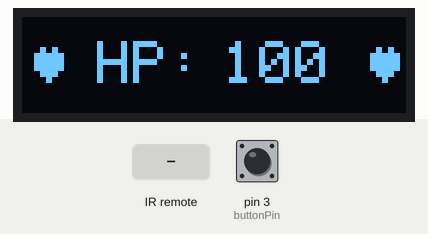
This sketch was run on a simulated Arduino Uno, built with avr-gcc and run on an emulated ATmega328P. Shown: 128×32 one-colour display. Inputs (shaded band) come from the test bench; at power-on: pin 3 (buttonPin) HIGH. What the sketch prints to the serial monitor is not drawn.

Above: at 3.2 s.
3.3 s: pin 3 (buttonPin) pulled LOW for 0.15 s
At 3.43 s:
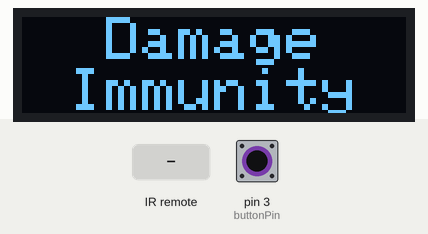
4.9 s: infrared code 0xF5A9B8 received
At 6.0 s:
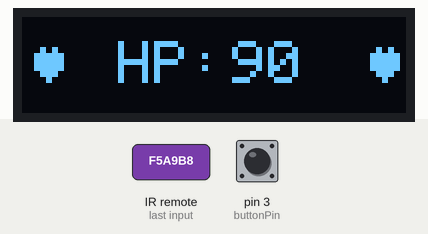
6.4 s: pin 3 (buttonPin) pulled LOW for 3.2 s
At 7.0 s:
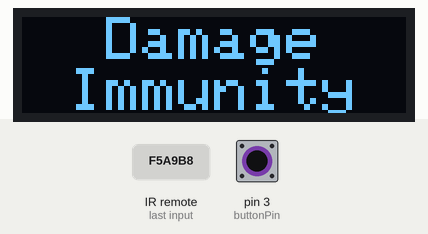
Timing chart, 0 to 9.4 s (numbered marks = the images above; inputs shaded):
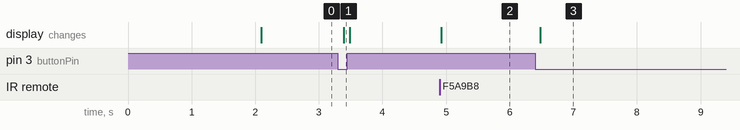

The sketch:

irGame.ino
```cpp
#include <SPI.h>
#include <Wire.h>
#include <Adafruit_GFX.h>
#include <Adafruit_SSD1306.h>
#include <IRremote.h>
#include <avr/sleep.h>

#define ACTIVATED LOW
const int buttonPin = 3;
int buttonState = 0;
#define IR_RECEIVE_PIN 8
#define IR_SEND_PIN 6

#define TIMEOUT 60000

#define SCREEN_WIDTH 128
#define SCREEN_HEIGHT 32
#define SCREEN_ADDRESS 0x3C
#define OLED_RESET -1
Adafruit_SSD1306 display(SCREEN_WIDTH, SCREEN_HEIGHT, &Wire, OLED_RESET);

uint32_t regenCode = 0x55CDFC;
uint32_t hitCode = 0xF5A9B8;
uint32_t reviveCode = 0xFFFFFF;
uint8_t len = 32;

int hp = 100;
bool gameOver = false;
int32_t lastReceiveTime = 0;
int32_t gameOverStartTime = 0;
int32_t wakeUpDelay = 0;
const int32_t receiveDelay = 250;

void updateDisplay() {
  display.clearDisplay();
  display.setTextSize(1);

  int heartWidth = 8;
  int heartSpacing = SCREEN_WIDTH - heartWidth * 2 - 4;
  int heartY = (SCREEN_HEIGHT - 16) / 2;
  display.setCursor(4, heartY);
  display.setTextSize(2);
  display.write(0x03);
  display.setCursor(SCREEN_WIDTH - 12, heartY);
  display.write(0x03);

  display.setTextSize(2);
  int16_t x, y;
  uint16_t w, h;
  display.getTextBounds("HP:", 0, 0, &x, &y, &w, &h);

  int digitLength = strlen(String(hp).c_str());
  int valueWidth = digitLength * 14;
  int hpTextX = (heartSpacing - w - valueWidth) / 2 + heartWidth + 2;
  int hpValueX = hpTextX + w;

  if (digitLength == 2) {
    hpValueX += 2;
  } else if (digitLength == 3) {
    hpValueX += 6;
  }

  display.setCursor(hpTextX, (SCREEN_HEIGHT - h) / 2);
  display.print("HP:");
  display.setCursor(hpValueX, (SCREEN_HEIGHT - h) / 2);
  display.print(hp);
  display.display();
}

void setup() {
  Serial.begin(9600);
  Serial.print("Check out the GitHub to view updates or contribute!\nhttps://github.com/jbohack/DEFCON-Infrared-Game\n");

  display.begin(SSD1306_SWITCHCAPVCC, SCREEN_ADDRESS);
  display.setTextColor(WHITE);

  display.clearDisplay();
  display.setTextSize(2);

  const char versionText[] = "V1.5";
  int16_t versionWidth = strlen(versionText) * 12;
  int16_t versionX = (SCREEN_WIDTH - versionWidth) / 2;
  int16_t versionY = 4;
  display.setCursor(versionX, versionY);
  display.print(versionText);

  display.setTextSize(1);
  const char githubText[] = "github.com/jbohack";
  int16_t githubWidth = strlen(githubText) * 6;
  int16_t githubX = (SCREEN_WIDTH - githubWidth) / 2;
  int16_t githubY = (SCREEN_HEIGHT - 8) / 2 + 12;
  display.setCursor(githubX, githubY);
  display.print(githubText);

  display.display();
  delay(2000);
  updateDisplay();

  IrReceiver.begin(IR_RECEIVE_PIN);
  IrSender.begin(IR_SEND_PIN);
  pinMode(buttonPin, INPUT_PULLUP);
}

void loop() {
  buttonState = digitalRead(buttonPin);
  if (buttonState == ACTIVATED) {
    lastReceiveTime = millis();
    if (millis() - wakeUpDelay >= 1000) {
      IrSender.sendNECMSB(hitCode, len);
      int32_t delayStart = millis();
      while (millis() - delayStart < 10) {
        displayInvulnerable();
      }
    }
  } else {
    if (millis() - lastReceiveTime < TIMEOUT) {
      updateDisplay();
    }
  }

  if (IrReceiver.decode()) {
    uint32_t decodedData = IrReceiver.decodedIRData.decodedRawData;
    int32_t currentTime = millis();
    //Serial.println(decodedData);
    if (decodedData == 496348928 && buttonState != ACTIVATED && hp > 0 &&
        currentTime - lastReceiveTime >= receiveDelay) {
      hp -= 10;
      updateDisplay();
      lastReceiveTime = currentTime;
    } else if (decodedData == 1068739072 && hp > 0 &&
        currentTime - lastReceiveTime >= receiveDelay) {
      hp = 100;
      updateDisplay();
      lastReceiveTime = currentTime;
    }
    IrReceiver.resume();
  }

  if (hp <= 0 && !gameOver) {
    gameOver = true;
    gameOverStartTime = millis();
    displayGameOver();
  }

  if (millis() - lastReceiveTime > TIMEOUT) {
    display.ssd1306_command(SSD1306_DISPLAYOFF);
    set_sleep_mode(SLEEP_MODE_PWR_SAVE);
    sleep_enable();
    wakeUpDelay = millis();
    sleep_mode();
  } else {
    display.ssd1306_command(SSD1306_DISPLAYON);
  }
}

void displayInvulnerable() {
  int16_t x, y;
  uint16_t w, h;
  display.clearDisplay();
  display.setTextSize(2);
  display.getTextBounds("Damage", 0, 0, &x, &y, &w, &h);
  display.setCursor((SCREEN_WIDTH - w)/2, (SCREEN_HEIGHT - h)/2 - h + 8);
  display.println("Damage");
  display.getTextBounds("Immunity", 0, 0, &x, &y, &w, &h);
  display.setCursor((SCREEN_WIDTH - w)/2, (SCREEN_HEIGHT - h)/2 + 9);
  display.println("Immunity");
  display.display();
}

void displayGameOver() {
  static int32_t lastBlinkTime = 0;
  static bool displayText = true;
  int16_t x, y;
  uint16_t w, h;
  while (gameOver) {
    uint32_t decodedData = 0;
    if (IrReceiver.decode()) {
      decodedData = IrReceiver.decodedIRData.decodedRawData;
      //Serial.println(decodedData);
      IrReceiver.resume();
    }
    if (millis() - lastBlinkTime > 500) {
      lastBlinkTime = millis();
      display.clearDisplay();
      if (displayText) {
        display.setTextSize(2);
        display.getTextBounds("GAME OVER", 0, 0, &x, &y, &w, &h);
        display.setCursor((SCREEN_WIDTH - w) / 2, (SCREEN_HEIGHT - h) / 2 - h + 8);
        display.println("GAME OVER");
      }
      display.setTextSize(1);
      display.getTextBounds("Press button to reset", 0, 0, &x, &y, &w, &h);
      display.setCursor((SCREEN_WIDTH - w) / 2, (SCREEN_HEIGHT - h) / 2 + 12);
      display.println("Press button to reset");
      display.display();
      displayText = !displayText;
    }

    if (millis() - gameOverStartTime > TIMEOUT) {
      display.ssd1306_command(SSD1306_DISPLAYOFF);
      set_sleep_mode(SLEEP_MODE_PWR_SAVE);
      sleep_enable();
      sleep_mode();
    }

    buttonState = digitalRead(buttonPin);
    if (buttonState == ACTIVATED || decodedData == 4294967040) {
      hp = 100;
      gameOver = false;
      displayText = true;
      display.setTextSize(2);
      display.ssd1306_command(SSD1306_DISPLAYON);
      updateDisplay();
      IrSender.sendNECMSB(regenCode, len);
      delay(250);
      IrSender.sendNECMSB(regenCode, len);
      delay(250);
      IrSender.sendNECMSB(regenCode, len);
      delay(250);
    }
  }
}
```

Measured:
- after the input at 3.3 s, the display: changes after 0.09 s (image 1)
- after the input at 4.9 s, the display: changes at once (image 2)
- after the input at 6.4 s, the display: changes after 0.08 s (image 3)
